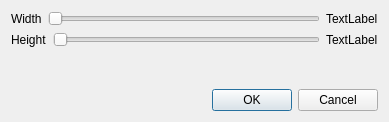
<?xml version="1.0" encoding="UTF-8"?>
<ui version="4.0">
 <class>SizeDialog</class>
 <widget class="QDialog" name="SizeDialog">
  <property name="geometry">
   <rect>
    <x>0</x>
    <y>0</y>
    <width>389</width>
    <height>122</height>
   </rect>
  </property>
  <property name="windowTitle">
   <string>Size</string>
  </property>
  <layout class="QVBoxLayout" name="verticalLayout">
   <item>
    <layout class="QHBoxLayout" name="widthLayout">
     <item>
      <widget class="QLabel" name="widthLabel">
       <property name="text">
        <string>Width</string>
       </property>
      </widget>
     </item>
     <item>
      <widget class="QSlider" name="widthSlider">
       <property name="minimum">
        <number>2</number>
       </property>
       <property name="maximum">
        <number>20</number>
       </property>
       <property name="pageStep">
        <number>5</number>
       </property>
       <property name="orientation">
        <enum>Qt::Horizontal</enum>
       </property>
      </widget>
     </item>
     <item>
      <widget class="QLabel" name="widthDisplay">
       <property name="text">
        <string>TextLabel</string>
       </property>
      </widget>
     </item>
    </layout>
   </item>
   <item>
    <layout class="QHBoxLayout" name="heightLayout">
     <item>
      <widget class="QLabel" name="heightLabel">
       <property name="text">
        <string>Height</string>
       </property>
      </widget>
     </item>
     <item>
      <widget class="QSlider" name="heightSlider">
       <property name="minimum">
        <number>2</number>
       </property>
       <property name="maximum">
        <number>20</number>
       </property>
       <property name="pageStep">
        <number>5</number>
       </property>
       <property name="orientation">
        <enum>Qt::Horizontal</enum>
       </property>
      </widget>
     </item>
     <item>
      <widget class="QLabel" name="heightDisplay">
       <property name="text">
        <string>TextLabel</string>
       </property>
      </widget>
     </item>
    </layout>
   </item>
   <item>
    <spacer name="verticalSpacer">
     <property name="orientation">
      <enum>Qt::Vertical</enum>
     </property>
     <property name="sizeHint" stdset="0">
      <size>
       <width>20</width>
       <height>40</height>
      </size>
     </property>
    </spacer>
   </item>
   <item>
    <layout class="QHBoxLayout" name="buttonLayout">
     <item>
      <spacer name="horizontalSpacer">
       <property name="orientation">
        <enum>Qt::Horizontal</enum>
       </property>
       <property name="sizeHint" stdset="0">
        <size>
         <width>40</width>
         <height>20</height>
        </size>
       </property>
      </spacer>
     </item>
     <item>
      <widget class="QPushButton" name="oKButton">
       <property name="text">
        <string>OK</string>
       </property>
      </widget>
     </item>
     <item>
      <widget class="QPushButton" name="cancelButton">
       <property name="text">
        <string>Cancel</string>
       </property>
      </widget>
     </item>
    </layout>
   </item>
  </layout>
 </widget>
 <resources/>
 <connections>
  <connection>
   <sender>oKButton</sender>
   <signal>clicked()</signal>
   <receiver>SizeDialog</receiver>
   <slot>accept()</slot>
   <hints>
    <hint type="sourcelabel">
     <x>296</x>
     <y>108</y>
    </hint>
    <hint type="destinationlabel">
     <x>164</x>
     <y>76</y>
    </hint>
   </hints>
  </connection>
  <connection>
   <sender>cancelButton</sender>
   <signal>clicked()</signal>
   <receiver>SizeDialog</receiver>
   <slot>reject()</slot>
   <hints>
    <hint type="sourcelabel">
     <x>377</x>
     <y>108</y>
    </hint>
    <hint type="destinationlabel">
     <x>181</x>
     <y>70</y>
    </hint>
   </hints>
  </connection>
  <connection>
   <sender>widthSlider</sender>
   <signal>valueChanged(int)</signal>
   <receiver>widthDisplay</receiver>
   <slot>setNum(int)</slot>
   <hints>
    <hint type="sourcelabel">
     <x>116</x>
     <y>25</y>
    </hint>
    <hint type="destinationlabel">
     <x>378</x>
     <y>29</y>
    </hint>
   </hints>
  </connection>
  <connection>
   <sender>heightSlider</sender>
   <signal>valueChanged(int)</signal>
   <receiver>heightDisplay</receiver>
   <slot>setNum(int)</slot>
   <hints>
    <hint type="sourcelabel">
     <x>116</x>
     <y>48</y>
    </hint>
    <hint type="destinationlabel">
     <x>378</x>
     <y>54</y>
    </hint>
   </hints>
  </connection>
 </connections>
</ui>
